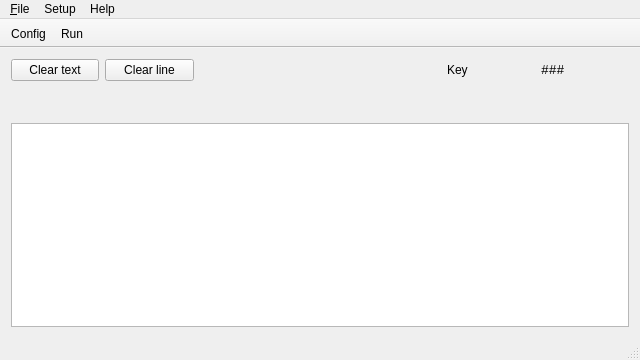
<?xml version="1.0" encoding="UTF-8"?>
<ui version="4.0">
 <class>MainWindow</class>
 <widget class="QMainWindow" name="MainWindow">
  <property name="geometry">
   <rect>
    <x>0</x>
    <y>0</y>
    <width>640</width>
    <height>360</height>
   </rect>
  </property>
  <property name="minimumSize">
   <size>
    <width>640</width>
    <height>360</height>
   </size>
  </property>
  <property name="windowTitle">
   <string>qCw</string>
  </property>
  <property name="windowIcon">
   <iconset resource="../resources.qrc">
    <normaloff>:/icons/icon.svg</normaloff>:/icons/icon.svg</iconset>
  </property>
  <widget class="QWidget" name="centralWidget">
   <layout class="QGridLayout" name="gridLayout" columnstretch="0,0,0,0,0,0">
    <item row="0" column="0">
     <widget class="QPushButton" name="clearTextButton">
      <property name="text">
       <string>Clear text</string>
      </property>
     </widget>
    </item>
    <item row="0" column="4">
     <widget class="QLabel" name="keyLabel">
      <property name="text">
       <string>Key</string>
      </property>
     </widget>
    </item>
    <item row="0" column="5">
     <widget class="QLabel" name="keyStatus">
      <property name="font">
       <font>
        <family>Monospace</family>
        <pointsize>10</pointsize>
        <weight>50</weight>
        <bold>false</bold>
       </font>
      </property>
      <property name="text">
       <string>###</string>
      </property>
     </widget>
    </item>
    <item row="0" column="2" colspan="2">
     <spacer name="headerHorizontalSpacer">
      <property name="orientation">
       <enum>Qt::Horizontal</enum>
      </property>
      <property name="sizeHint" stdset="0">
       <size>
        <width>241</width>
        <height>20</height>
       </size>
      </property>
     </spacer>
    </item>
    <item row="0" column="1">
     <widget class="QPushButton" name="clearLineButton">
      <property name="text">
       <string>Clear line</string>
      </property>
     </widget>
    </item>
    <item row="1" column="0" colspan="6">
     <widget class="QStackedWidget" name="stackedWidget">
      <property name="minimumSize">
       <size>
        <width>0</width>
        <height>30</height>
       </size>
      </property>
      <property name="maximumSize">
       <size>
        <width>16777215</width>
        <height>30</height>
       </size>
      </property>
      <property name="currentIndex">
       <number>-1</number>
      </property>
     </widget>
    </item>
    <item row="2" column="0" colspan="6">
     <widget class="QTextEdit" name="morseText">
      <property name="font">
       <font>
        <family>Monospace</family>
        <pointsize>9</pointsize>
       </font>
      </property>
      <property name="readOnly">
       <bool>true</bool>
      </property>
     </widget>
    </item>
   </layout>
  </widget>
  <widget class="QMenuBar" name="menuBar">
   <property name="geometry">
    <rect>
     <x>0</x>
     <y>0</y>
     <width>640</width>
     <height>20</height>
    </rect>
   </property>
   <widget class="QMenu" name="menuFile">
    <property name="title">
     <string>&amp;File</string>
    </property>
    <addaction name="actionFileExit"/>
   </widget>
   <widget class="QMenu" name="menuSetup">
    <property name="title">
     <string>Setup</string>
    </property>
    <addaction name="actionSetupConfig"/>
    <addaction name="actionSetupRun"/>
   </widget>
   <widget class="QMenu" name="menuHelp">
    <property name="title">
     <string>Help</string>
    </property>
    <addaction name="actionHelpAbout"/>
   </widget>
   <addaction name="menuFile"/>
   <addaction name="menuSetup"/>
   <addaction name="menuHelp"/>
  </widget>
  <widget class="QToolBar" name="mainToolBar">
   <property name="movable">
    <bool>false</bool>
   </property>
   <property name="allowedAreas">
    <set>Qt::TopToolBarArea</set>
   </property>
   <attribute name="toolBarArea">
    <enum>TopToolBarArea</enum>
   </attribute>
   <attribute name="toolBarBreak">
    <bool>false</bool>
   </attribute>
   <addaction name="actionSetupConfig"/>
   <addaction name="actionSetupRun"/>
  </widget>
  <widget class="QStatusBar" name="statusBar"/>
  <action name="actionSetupRun">
   <property name="checkable">
    <bool>true</bool>
   </property>
   <property name="icon">
    <iconset resource="../resources.qrc">
     <normaloff>:/icons/run.svg</normaloff>:/icons/run.svg</iconset>
   </property>
   <property name="text">
    <string>Run</string>
   </property>
  </action>
  <action name="actionFileExit">
   <property name="text">
    <string>E&amp;xit</string>
   </property>
  </action>
  <action name="actionHelpAbout">
   <property name="icon">
    <iconset resource="../resources.qrc">
     <normaloff>:/icons/about.svg</normaloff>:/icons/about.svg</iconset>
   </property>
   <property name="text">
    <string>About</string>
   </property>
  </action>
  <action name="actionSetupConfig">
   <property name="icon">
    <iconset resource="../resources.qrc">
     <normaloff>:/icons/config.svg</normaloff>:/icons/config.svg</iconset>
   </property>
   <property name="text">
    <string>&amp;Config</string>
   </property>
  </action>
 </widget>
 <layoutdefault spacing="6" margin="11"/>
 <resources>
  <include location="../resources.qrc"/>
 </resources>
 <connections/>
</ui>
